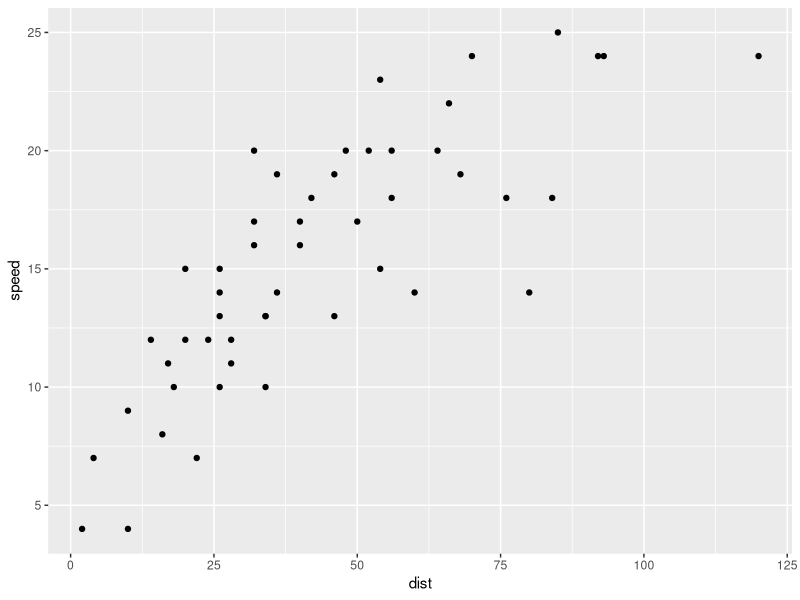
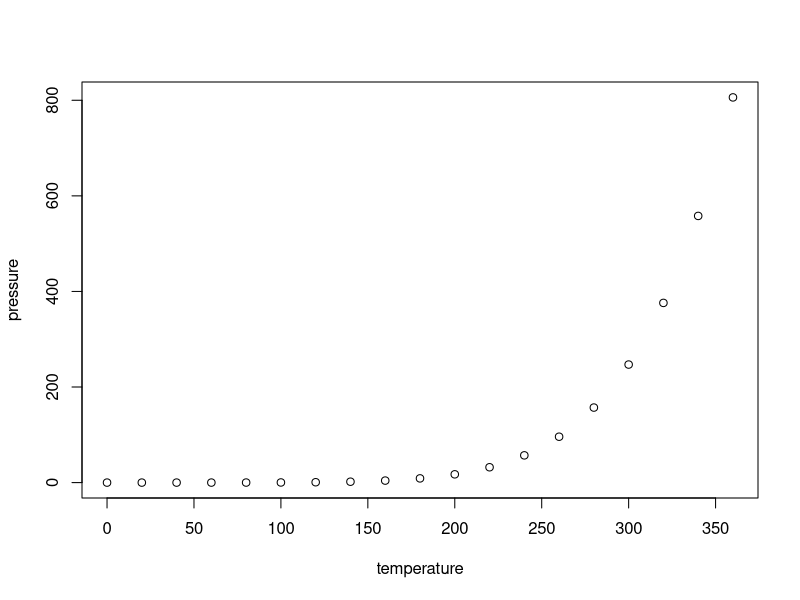

The R script that drew these images, in order:
## ---- chunk 1
knitr::opts_chunk$set(
  collapse = TRUE,
  comment = "#>"
)
## ---- chunk 2
summary(cars)
library(ggplot2)

ggplot(cars) + geom_point(aes(dist, speed))
## ---- chunk 3
plot(pressure)
